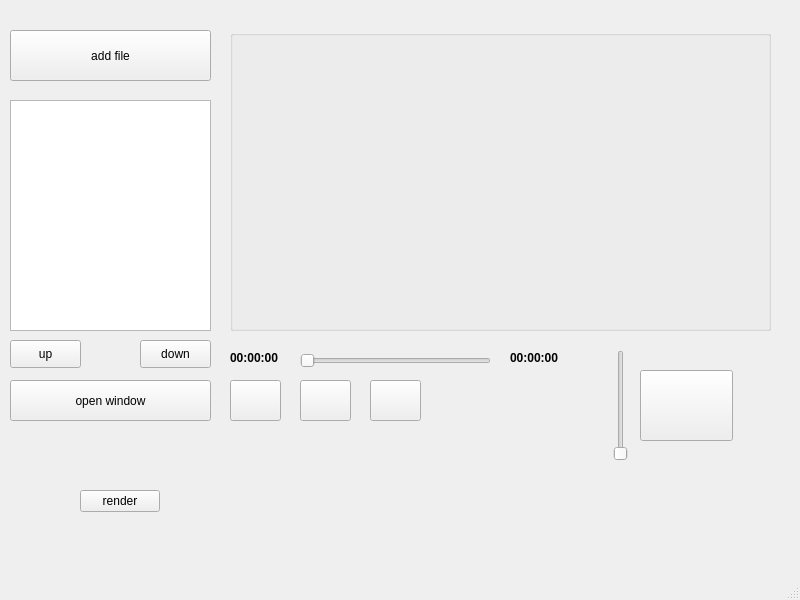
<?xml version="1.0" encoding="UTF-8"?>
<ui version="4.0">
 <class>MainWindow</class>
 <widget class="QMainWindow" name="MainWindow">
  <property name="geometry">
   <rect>
    <x>0</x>
    <y>0</y>
    <width>800</width>
    <height>600</height>
   </rect>
  </property>
  <property name="windowTitle">
   <string>MainWindow</string>
  </property>
  <widget class="QWidget" name="centralwidget">
   <widget class="QGroupBox" name="groupBox_video">
    <property name="geometry">
     <rect>
      <x>230</x>
      <y>30</y>
      <width>541</width>
      <height>301</height>
     </rect>
    </property>
    <property name="title">
     <string/>
    </property>
   </widget>
   <widget class="QPushButton" name="nextButton">
    <property name="geometry">
     <rect>
      <x>230</x>
      <y>380</y>
      <width>51</width>
      <height>41</height>
     </rect>
    </property>
    <property name="text">
     <string/>
    </property>
   </widget>
   <widget class="QPushButton" name="previousButton">
    <property name="geometry">
     <rect>
      <x>370</x>
      <y>380</y>
      <width>51</width>
      <height>41</height>
     </rect>
    </property>
    <property name="text">
     <string/>
    </property>
   </widget>
   <widget class="QPushButton" name="addButton">
    <property name="geometry">
     <rect>
      <x>10</x>
      <y>30</y>
      <width>201</width>
      <height>51</height>
     </rect>
    </property>
    <property name="text">
     <string>add file</string>
    </property>
   </widget>
   <widget class="QListWidget" name="videoListWidget">
    <property name="geometry">
     <rect>
      <x>10</x>
      <y>100</y>
      <width>201</width>
      <height>231</height>
     </rect>
    </property>
   </widget>
   <widget class="QPushButton" name="startStopButton">
    <property name="geometry">
     <rect>
      <x>300</x>
      <y>380</y>
      <width>51</width>
      <height>41</height>
     </rect>
    </property>
    <property name="text">
     <string/>
    </property>
   </widget>
   <widget class="QSlider" name="horizontalSlider_time">
    <property name="geometry">
     <rect>
      <x>300</x>
      <y>350</y>
      <width>191</width>
      <height>22</height>
     </rect>
    </property>
    <property name="orientation">
     <enum>Qt::Horizontal</enum>
    </property>
   </widget>
   <widget class="QSlider" name="verticalSlider_volume">
    <property name="geometry">
     <rect>
      <x>610</x>
      <y>350</y>
      <width>22</width>
      <height>111</height>
     </rect>
    </property>
    <property name="orientation">
     <enum>Qt::Vertical</enum>
    </property>
   </widget>
   <widget class="QLabel" name="label_time_now">
    <property name="geometry">
     <rect>
      <x>230</x>
      <y>350</y>
      <width>61</width>
      <height>16</height>
     </rect>
    </property>
    <property name="font">
     <font>
      <weight>75</weight>
      <bold>true</bold>
     </font>
    </property>
    <property name="text">
     <string>00:00:00</string>
    </property>
   </widget>
   <widget class="QLabel" name="label_time_total">
    <property name="geometry">
     <rect>
      <x>510</x>
      <y>350</y>
      <width>61</width>
      <height>16</height>
     </rect>
    </property>
    <property name="font">
     <font>
      <weight>75</weight>
      <bold>true</bold>
     </font>
    </property>
    <property name="text">
     <string>00:00:00</string>
    </property>
   </widget>
   <widget class="QPushButton" name="pushButton_sound">
    <property name="geometry">
     <rect>
      <x>640</x>
      <y>370</y>
      <width>93</width>
      <height>71</height>
     </rect>
    </property>
    <property name="text">
     <string/>
    </property>
   </widget>
   <widget class="QPushButton" name="pushButton_up">
    <property name="geometry">
     <rect>
      <x>10</x>
      <y>340</y>
      <width>71</width>
      <height>28</height>
     </rect>
    </property>
    <property name="text">
     <string>up</string>
    </property>
   </widget>
   <widget class="QPushButton" name="pushButton_down">
    <property name="geometry">
     <rect>
      <x>140</x>
      <y>340</y>
      <width>71</width>
      <height>28</height>
     </rect>
    </property>
    <property name="text">
     <string>down</string>
    </property>
   </widget>
   <widget class="QPushButton" name="openVideoPlayerButton">
    <property name="geometry">
     <rect>
      <x>10</x>
      <y>380</y>
      <width>201</width>
      <height>41</height>
     </rect>
    </property>
    <property name="text">
     <string>open window</string>
    </property>
   </widget>
   <widget class="QPushButton" name="pushButton_render">
    <property name="geometry">
     <rect>
      <x>80</x>
      <y>490</y>
      <width>80</width>
      <height>22</height>
     </rect>
    </property>
    <property name="text">
     <string>render</string>
    </property>
   </widget>
  </widget>
  <widget class="QMenuBar" name="menubar">
   <property name="geometry">
    <rect>
     <x>0</x>
     <y>0</y>
     <width>800</width>
     <height>21</height>
    </rect>
   </property>
  </widget>
  <widget class="QStatusBar" name="statusbar"/>
 </widget>
 <resources/>
 <connections/>
</ui>
